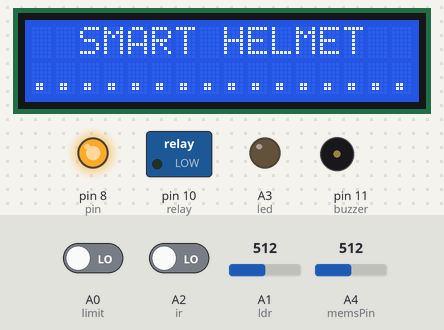
Bench run of a sketch on a simulated Arduino Mega 2560, built with avr-gcc and run on an emulated ATmega2560. Parts: 16×2 character LCD, switched loads named in the sketch (green lamp = pin HIGH), output pins drawn as LEDs (lit = HIGH), buzzer (waves = sounding, pin HIGH). Inputs (shaded band) come from the test bench; at power-on: A4 (memsPin) = 512, A0 (limit) LOW, A2 (ir) LOW, A1 (ldr) = 512. WiFi joins after 1.5 s; servers stay silent unless stated; uploads are accepted with an empty reply; what the sketch prints to the serial monitor is not drawn.

Above: at 3.1 s.
At 6.8 s:
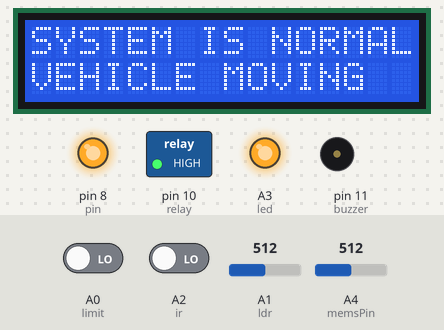
6.9 s: A4 (memsPin) set to 413
8.9 s: A4 (memsPin) set to 382
At 11.6 s:
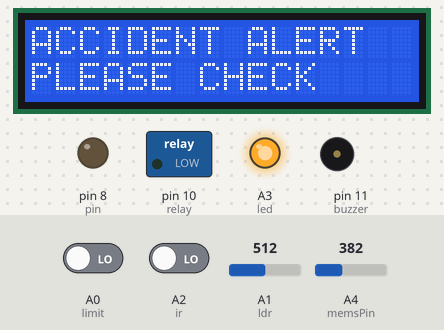
12.9 s: A0 (limit) driven HIGH
At 15.9 s:
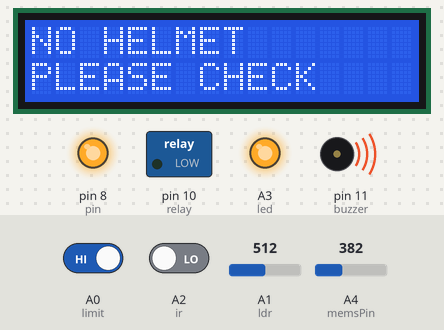
16.9 s: A2 (ir) driven HIGH
At 18.8 s:
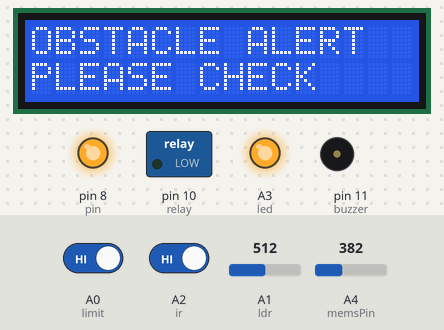
20.9 s: A2 (ir) driven LOW
22.9 s: A1 (ldr) set to 415
26.9 s: A1 (ldr) set to 385
At 31.7 s:
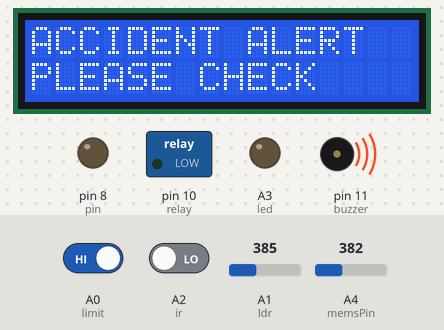
Timing chart, 0 to 31.9 s (numbered marks = the images above; inputs shaded):
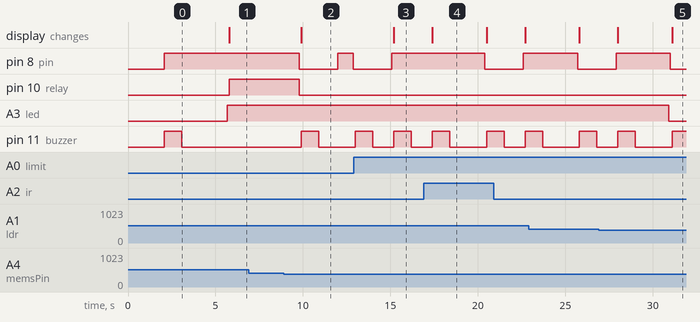

Measured:
- the behaviour switches between 400 and 399 on A4 (memsPin) (found by bisection; images 1 and 2)
- the behaviour switches between 400 and 399 on A1 (ldr) (found by bisection; images 4 and 5)
- after the input at 6.9 s, every drawn part: stays the same
- after the input at 8.9 s, pin 8 (pin): HIGH → LOW after 0.89 s, → HIGH 2.2 s later, → LOW 0.90 s later; pin 10 (relay): HIGH → LOW after 0.89 s; pin 11 (buzzer): LOW → HIGH after 0.99 s, → LOW 1.0 s later; the display: changes after 0.99 s (image 2)
- after the input at 12.9 s, pin 8 (pin): goes on until 15.1 s, then stays HIGH; the display: changes after 2.3 s (image 3)
- after the input at 16.9 s, the display: changes after 0.50 s (image 4)
- after the input at 26.9 s, A3 (led): HIGH → LOW after 4.0 s
- what the display in image 4 shows lasts 3.1 s, from 17.4 s to 20.5 s

The sketch:

smart_helmet_iot_mahavir.ino
```cpp
#include "WiFiEsp.h"
#include<String.h>

// Emulate Serial1 on pins 6/7 if not present
#ifndef HAVE_HWSERIAL1
#include "SoftwareSerial.h"
SoftwareSerial Serial1(12, 13); // RX, TX
//SoftwareSerial SIM900(2, 3); // RX, TX
#endif

char ssid[] = "project12";            // your network SSID (name)
char pass[] = "project123456";        // your network password
int status = WL_IDLE_STATUS;     // the Wifi radio's status

char server[] = "projectsiot.xyz";
char server1[] = "sms.scubedigi.com";


String read_msg = "\0";


String ALC = "N";
String HEL = "N";
String OBS = "N";
String ACCI = "N";
String LOC = "%20";

String A = "GET /IoTProjects/SmartHelmet1/upload.php?a=";
String Z = " HTTP/1.1";
String msg = "GET /api.php?username=Mydreamacd&password=Mydrm123&to=";
String bulk = "\0";
String iot = "\0";

// Initialize the Ethernet client object
WiFiEspClient client;

#include <LiquidCrystal.h>
LiquidCrystal lcd (2,3,4,5,6,7);

#define buzzer 11
#define relay 10
#define ldr A1
#define memsPin A4
#define ir A2
#define led A3
#define limit A0
#define pin 8

int mems = 0;
void beep ()
{
  digitalWrite(buzzer, HIGH);
  delay(1000);
  digitalWrite(buzzer, LOW);
  delay(100);
}

 void lcdstring (unsigned int a, unsigned int b, String data)
 {
  lcd.setCursor(a,b);
  lcd.print(data);
 }

void setup()
{
  // initialize serial for debugging
  Serial.begin(9600);
Serial.println(F("BYKE SECTION OF *** SMART HELMET ***"));
//SIM900.begin(9600);


lcd.begin(16,2);

  lcd.setCursor(4,0);
   lcd.print("WELCOME");
   lcd.setCursor(0,1);
   lcd.print(" ................ ");

   lcd.clear();
        lcd.setCursor(2,0);
        lcd.print("SMART HELMET ");
        lcd.setCursor(0,1);
         lcd.print("................. ");
         delay(2000);
        //  lcd.clear();
pinMode(buzzer,OUTPUT);
pinMode(relay,OUTPUT);
pinMode(led,OUTPUT);
pinMode(ldr,INPUT);
pinMode(memsPin,INPUT);
pinMode(ir,INPUT);
pinMode(limit,INPUT);
pinMode(pin,OUTPUT);
digitalWrite(pin,HIGH);
beep ();

  // initialize serial for ESP module
  Serial1.begin(9600);
  // initialize ESP module
  WiFi.init(&Serial1);

Serial1.listen (); delay(1000);

  // check for the presence of the shield
  if (WiFi.status() == WL_NO_SHIELD) {
    Serial.println(F("WiFi shield not present"));
    // don't continue
    while (true);
  }

  // attempt to connect to WiFi network
  while ( status != WL_CONNECTED) {
    Serial.print(F("Attempting to connect to WPA SSID: "));
    Serial.println(ssid);
    // Connect to WPA/WPA2 network
    status = WiFi.begin(ssid, pass);
  }


}

void loop()
{
mems = analogRead(memsPin);
Serial.println("mems = "+String(mems));

//lcd.setCursor(0,1);
//lcd.print("mems="+String(mems));
//delay(1000);

int ldr_read1=analogRead(ldr);
Serial.print("LDR:");
    Serial.print("\t");
  Serial.println(ldr_read1);
  delay(10);

  if(ldr_read1<400){
digitalWrite(led,LOW);
    delay(100);
  }
  if(ldr_read1>400){

digitalWrite(led,HIGH);
    delay(100);

  }


 if (mems < 400)
{
  ACCI = "Y";
LOC = "%20";
digitalWrite(pin,LOW);
  Serial.println("accident occured......");
  digitalWrite(relay,0);
  digitalWrite(relay,0);
    delay(100);
    lcd.setCursor(0,0);
    lcd.print("ACCIDENT ALERT  ");
    lcd.setCursor(0,1);
    lcd.print("PLEASE CHECK     ");
    beep();
    delay(1000);

digitalWrite(pin,HIGH);
}
else
{

  ACCI = "N";
  LOC = "%20";
}
if (digitalRead(limit)==HIGH)
{
 OBS = "Y";
LOC ="%20";
  Serial.println("NO HELMET    ");
  digitalWrite(relay,0);
  digitalWrite(relay,0);
    delay(100);
    lcd.setCursor(0,0);
    lcd.print("NO HELMET      ");
    lcd.setCursor(0,1);
    lcd.print("PLEASE CHECK   ");
    beep();
    delay(1000);

}
if (digitalRead(ir)==HIGH)
{
 OBS = "Y";
LOC ="%20";
  Serial.println("OBSTACLE occured......");
  digitalWrite(relay,0);
  digitalWrite(relay,0);
    delay(100);
    lcd.setCursor(0,0);
    lcd.print("OBSTACLE ALERT  ");
    lcd.setCursor(0,1);
    lcd.print("PLEASE CHECK   ");
    beep();
    delay(1000);

}

else
{

 OBS = "N";
 LOC = "%20";
}
if ((digitalRead(ir)==LOW)&&(mems > 400)&&(digitalRead(limit)==LOW))
{
  Serial.println("system is normal");
  lcdstring(0,0,"SYSTEM IS NORMAL   ");
  lcdstring(0,1,"VEHICLE MOVING      ");

  digitalWrite(relay,1);
  delay(100);

 read_msg = "\0";
}


 iot = A +ALC + "&b=" + OBS + "&c=" + ACCI + "&d=" + HEL + Z;

Serial1.listen (); delay(500);

 Serial.print(F("IOT = ")); Serial.println(iot);

  // if the server's disconnected, stop the client
  if (!client.connected()) {
    Serial.println(F("Disconnecting from server..."));
    client.stop();

    // do nothing forevermore
    //while (true);
  }
  client.stop();
  client.flush();

  for (int x = 0; x < 1; x++)
  {
    delay(10);
    Serial.println(x, DEC);
  }
  Serial.println(F("Starting connection to server..."));
  // if you get a connection, report back via serial
  if (client.connect(server, 80)) {
    Serial.println(F("Connected to server"));
    // Make a HTTP request

    //client.println("GET /IoTProjects/TollBooth/tollbooth.php?a=A&b=5&c=6&d=3 HTTP/1.1");

    client.println( A +ALC + "&b=" + OBS + "&c=" + ACCI + "&d=" + HEL + Z);

    client.println("Host: projectsiot.xyz");
    client.println("Connection: close");
    client.println();
    iot = "\0";


  }


}// loop
/*
void ShowSerialData()
{
  SIM900.listen();
  delay(200);
  while(SIM900.available()!=0)
   read_msg = SIM900.readString();

  Serial.println("read_msg is = "); Serial.println(read_msg);

   delay(1);
}
*/
```
